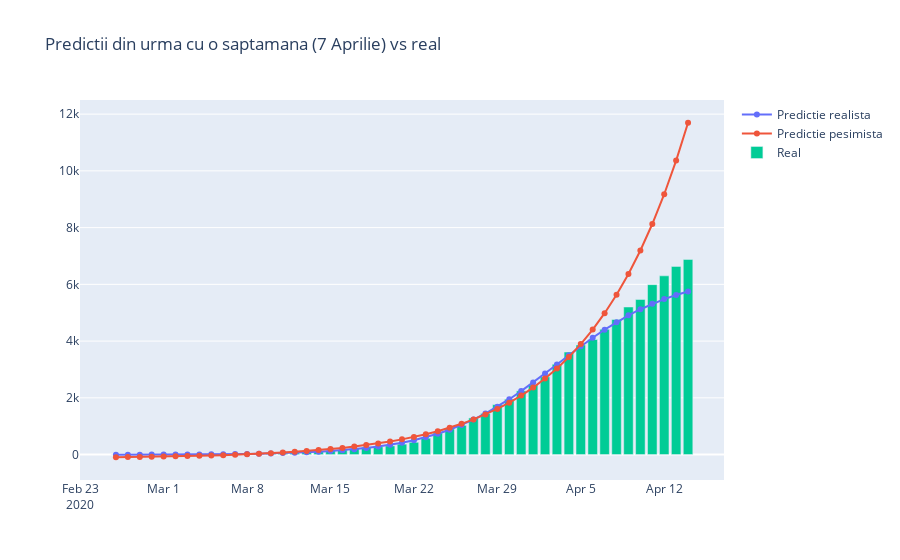
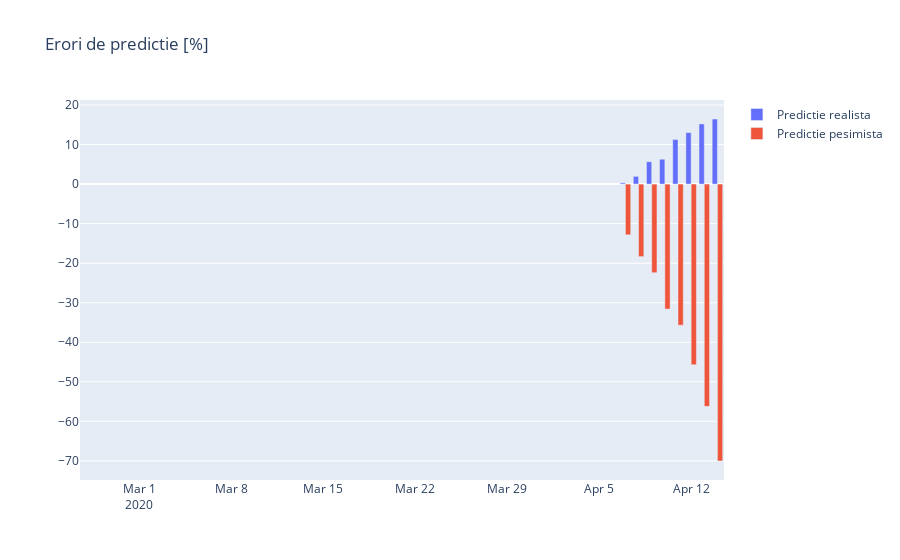

The notebook cell saved with these charts, in order:
### Code cell
compare_predictions(41, pacienti, 'Predictii din urma cu o saptamana (7 Aprilie) vs real')
compare_predictions(34, pacienti, 'Predictii din urma cu doua saptamani (31 Martie) vs real')
